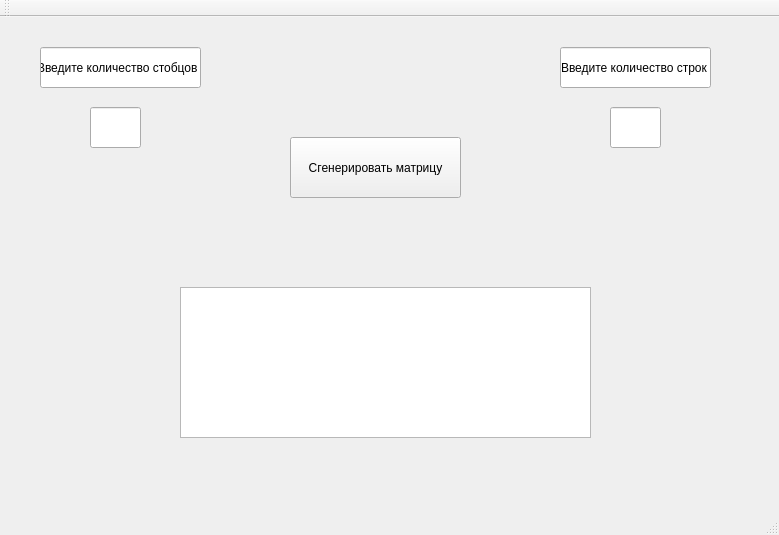
<?xml version="1.0" encoding="UTF-8"?>
<ui version="4.0">
 <class>Qt_Test_TaskClass</class>
 <widget class="QMainWindow" name="Qt_Test_TaskClass">
  <property name="geometry">
   <rect>
    <x>0</x>
    <y>0</y>
    <width>779</width>
    <height>535</height>
   </rect>
  </property>
  <property name="windowTitle">
   <string>Qt_Test_Task</string>
  </property>
  <widget class="QWidget" name="centralWidget">
   <widget class="QPushButton" name="pushButton">
    <property name="geometry">
     <rect>
      <x>290</x>
      <y>120</y>
      <width>171</width>
      <height>61</height>
     </rect>
    </property>
    <property name="text">
     <string>Сгенерировать матрицу</string>
    </property>
   </widget>
   <widget class="QLineEdit" name="lineEdit">
    <property name="geometry">
     <rect>
      <x>90</x>
      <y>90</y>
      <width>51</width>
      <height>41</height>
     </rect>
    </property>
    <property name="text">
     <string/>
    </property>
   </widget>
   <widget class="QLineEdit" name="lineEdit_2">
    <property name="geometry">
     <rect>
      <x>610</x>
      <y>90</y>
      <width>51</width>
      <height>41</height>
     </rect>
    </property>
    <property name="layoutDirection">
     <enum>Qt::LeftToRight</enum>
    </property>
    <property name="text">
     <string/>
    </property>
   </widget>
   <widget class="QTextEdit" name="textEdit">
    <property name="geometry">
     <rect>
      <x>180</x>
      <y>270</y>
      <width>411</width>
      <height>151</height>
     </rect>
    </property>
   </widget>
   <widget class="QLineEdit" name="lineEdit_3">
    <property name="geometry">
     <rect>
      <x>40</x>
      <y>30</y>
      <width>161</width>
      <height>41</height>
     </rect>
    </property>
    <property name="text">
     <string>Введите количество стобцов</string>
    </property>
   </widget>
   <widget class="QLineEdit" name="lineEdit_4">
    <property name="geometry">
     <rect>
      <x>560</x>
      <y>30</y>
      <width>151</width>
      <height>41</height>
     </rect>
    </property>
    <property name="text">
     <string>Введите количество строк</string>
    </property>
   </widget>
  </widget>
  <widget class="QMenuBar" name="menuBar">
   <property name="geometry">
    <rect>
     <x>0</x>
     <y>0</y>
     <width>779</width>
     <height>20</height>
    </rect>
   </property>
  </widget>
  <widget class="QToolBar" name="mainToolBar">
   <attribute name="toolBarArea">
    <enum>TopToolBarArea</enum>
   </attribute>
   <attribute name="toolBarBreak">
    <bool>false</bool>
   </attribute>
  </widget>
  <widget class="QStatusBar" name="statusBar"/>
 </widget>
 <layoutdefault spacing="6" margin="11"/>
 <resources>
  <include location="Qt_Test_Task.qrc"/>
 </resources>
 <connections/>
</ui>
